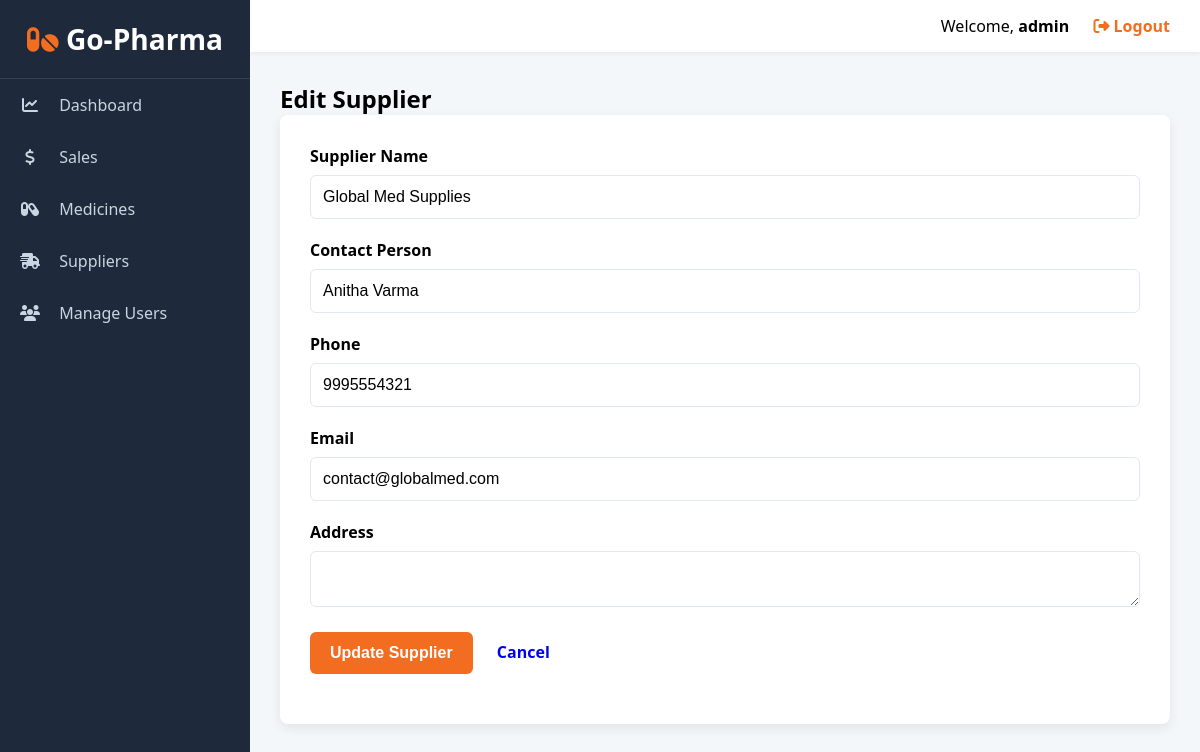
Screenshot of /edit_supplier.php?id=2 (signed in) with the database file from the repository.
### tables this page shows
CREATE TABLE `suppliers` (
  `supplier_id` int(11) NOT NULL AUTO_INCREMENT,
  `supplier_name` varchar(255) NOT NULL,
  `contact_person` varchar(255) DEFAULT NULL,
  `phone` varchar(20) DEFAULT NULL,
  `email` varchar(255) DEFAULT NULL,
  PRIMARY KEY (`supplier_id`)
);

### edit_supplier.php (the view, shortened to what this page needs)
<?php
require_once "includes/header.php";
require_once "includes/db_connect.php";
$supplier_name = $contact_person = $phone = $email = $address = "";
if ($_SERVER["REQUEST_METHOD"] == "POST") {
    $id = $_POST["id"];
    $supplier_name = trim($_POST["supplier_name"]);
    $contact_person = trim($_POST["contact_person"]);
    $phone = trim($_POST["phone"]);
    $email = trim($_POST["email"]);
    $address = trim($_POST["address"]);
    if (!empty($supplier_name) && !empty($phone)) {
        $sql = "UPDATE suppliers SET supplier_name=?, contact_person=?, phone=?, email=?, address=? WHERE supplier_id=?";
        if ($stmt = mysqli_prepare($conn, $sql)) {
            mysqli_stmt_bind_param($stmt, "sssssi", $supplier_name, $contact_person, $phone, $email, $address, $id);
            if (mysqli_stmt_execute($stmt)) {
                header("location: suppliers.php");
                exit();
            }
        }
    }
} else {
    if (isset($_GET["id"]) && !empty(trim($_GET["id"]))) {
        $id = trim($_GET["id"]);
        $sql = "SELECT * FROM suppliers WHERE supplier_id = ?";
        if ($stmt = mysqli_prepare($conn, $sql)) {
            mysqli_stmt_bind_param($stmt, "i", $id);
            if (mysqli_stmt_execute($stmt)) {
                $result = mysqli_stmt_get_result($stmt);
                if (mysqli_num_rows($result) == 1) {
                    $row = mysqli_fetch_assoc($result);
                    $supplier_name = $row["supplier_name"];
                    $contact_person = $row["contact_person"];
                    $phone = $row["phone"];
                    $email = $row["email"];
                    $address = $row["address"];
                }
            }
        }
    }
}
?>
<div class="container">
    <h2>Edit Supplier</h2>
    <form action="edit_supplier.php" method="post" class="styled-form">
        <div class="form-group"><label>Supplier Name</label><input type="text" name="supplier_name" class="form-control" value="<?php echo $supplier_name; ?>" required></div>
        <div class="form-group"><label>Contact Person</label><input type="text" name="contact_person" class="form-control" value="<?php echo $contact_person; ?>"></div>
        <div class="form-group"><label>Phone</label><input type="text" name="phone" class="form-control" value="<?php echo $phone; ?>" required></div>
        <div class="form-group"><label>Email</label><input type="email" name="email" class="form-control" value="<?php echo $email; ?>"></div>
        <div class="form-group"><label>Address</label><textarea name="address" class="form-control"><?php echo $address; ?></textarea></div>
        <div class="form-group">
            <input type="submit" class="btn btn-primary" value="Update Supplier">
            <a href="suppliers.php" class="btn">Cancel</a>
        </div>
    </form>
</div>
<?php require_once 'includes/footer.php'; ?>

### assets/css/style.css (style rules this page uses)
:root { --primary-color: #f36d21; --secondary-color: #1e293b; --light-bg: #f4f7fa; --text-color: #333; --sidebar-bg: #1e293b; --sidebar-text: #cbd5e1; --sidebar-text-hover: #ffffff; --border-color: #e2e8f0; }
* { box-sizing: border-box; margin: 0; padding: 0; }
body { font-family: 'Segoe UI', Tahoma, Geneva, Verdana, sans-serif; background-color: var(--light-bg); }
body:not(.login-body) { display: flex; }
.form-group { margin-bottom: 20px; }
.form-group label { display: block; margin-bottom: 8px; font-weight: 600; }
.form-control, select.form-control { width: 100%; padding: 12px; border: 1px solid var(--border-color); border-radius: 6px; font-size: 1em; }
.styled-form { background-color: #fff; padding: 30px; border-radius: 8px; box-shadow: 0 4px 12px rgba(0,0,0,0.08); }
.btn, .btn-primary, .btn-edit, .btn-delete { padding: 12px 20px; border: none; border-radius: 6px; cursor: pointer; text-decoration: none; font-size: 1em; font-weight: bold; transition: opacity 0.3s; }
.btn-primary { background-color: var(--primary-color); color: #fff; }

### rows the page displays
suppliers: supplier_name "Global Med Supplies", contact_person "Anitha Varma", phone "9995554321", email "contact@globalmed.com"

### other values shown
$_SESSION["username"] "admin"
